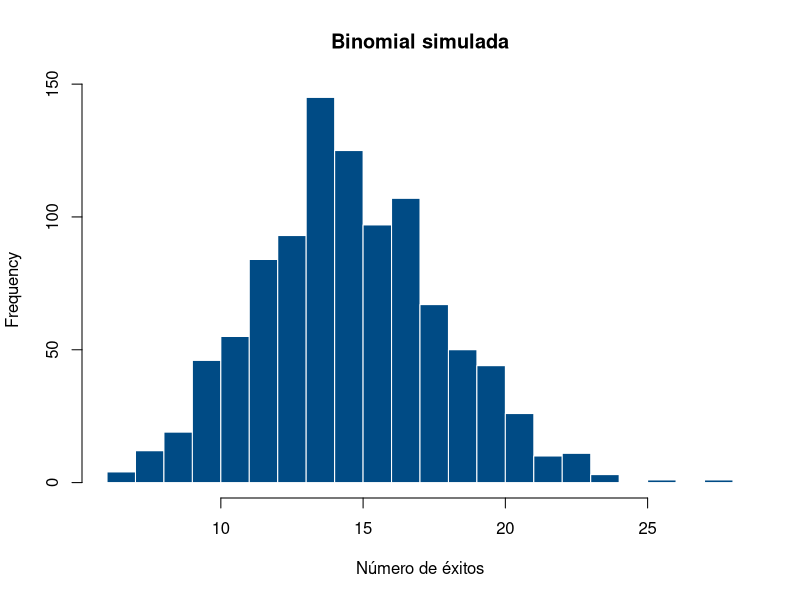
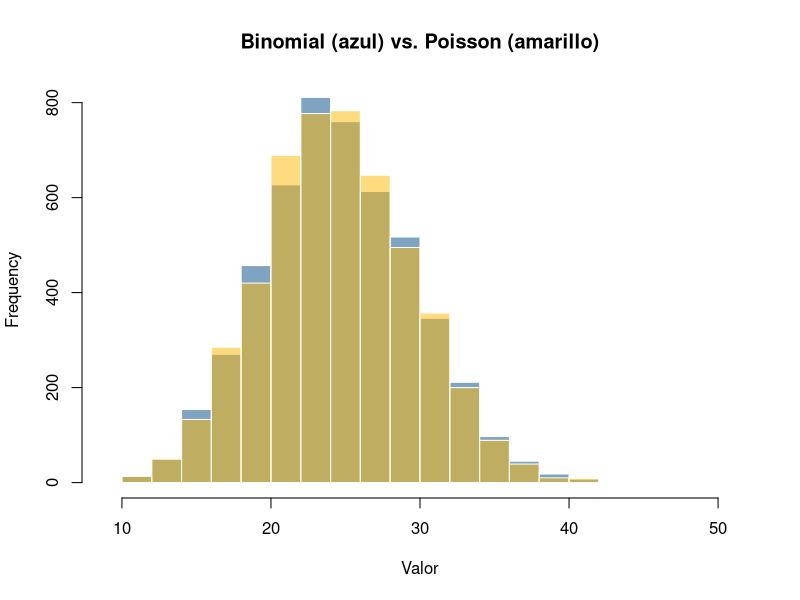

Write R code to recreate these figures, in order.
## ---- chunk 1
set.seed(1)
n_sim <- 1000
n_binomial <- 50
p_binomial <- 0.3

simulacion_binomial <- rbinom(n_sim, size = n_binomial, prob = p_binomial)

mean(simulacion_binomial)
n_binomial * p_binomial                      # μ teórico = np

var(simulacion_binomial)
n_binomial * p_binomial * (1 - p_binomial)    # σ² teórico = np(1-p)
## ---- chunk 2
#| label: fig-binomial-simulada
#| fig-cap: "Distribución simulada de una binomial(n=50, p=0.3)"
hist(simulacion_binomial, breaks = 20, col = "#004B85", border = "white",
     main = "Binomial simulada", xlab = "Número de éxitos")
## ---- chunk 3
#| label: fig-binomial-poisson
#| fig-cap: "Binomial con n grande y p pequeño vs. Poisson con λ=np"
n_grande <- 5000
p_chico <- 0.005
lambda_equiv <- n_grande * p_chico

sim_binom <- rbinom(n_grande, size = n_grande, prob = p_chico)
sim_pois <- rpois(n_grande, lambda = lambda_equiv)

hist(sim_binom, breaks = 20, col = rgb(0, 0.29, 0.52, 0.5), border = "white",
     main = "Binomial (azul) vs. Poisson (amarillo)", xlab = "Valor",
     xlim = range(c(sim_binom, sim_pois)))
hist(sim_pois, breaks = 20, col = rgb(1, 0.72, 0.01, 0.5), border = "white", add = TRUE)
## ---- chunk 4
pbinom(q = 10, size = 20, prob = 0.60)
